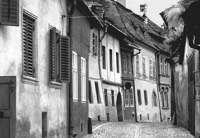
%> input picture 7-normalizedCuts/MatlabCode/Images/21.jpg (made grey), 200 x 138 px, given in place of 01.png, which was not available
$ octave script_hiero_HoGM.m   (GNU Octave 9; MATLAB toolbox functions it lacks are replaced by stand-ins)
%> lines starting %> are read from the running program, lines starting %| are printed output that depends on the picture; in (x1, y1, x2, y2) boxes, pixels count from 0 and x2, y2 are one past the last pixel; in counts of white or black regions, pixels touching at a corner belong together; the program's own positions count from 1; pictures that were not available may be replaced by others from this repository, and a replacement may not be noted
### 5-edge-gradient/computeGradientHistogram.m
function [ globalHisto ] = computeGradientHistogram( filename, numGridRows, numGridCols, nTheta  )
%COMPUTEGRADIENTHISTOGRAM Summary of this function goes here
%   Detailed explanation goes here

img = imread(filename);

[imgDx imgDy] = gaussgradient(img, 0.7);

imgMag = sqrt( imgDx.*imgDx + imgDy.*imgDy);

imgTheta = atan2(imgDy, imgDx);


imgQTheta = quantizeOrientation(imgTheta, nTheta);


% dividiamo in aree [n m]

gradHisto = zeros(nTheta, numGridRows*numGridCols);

for k=0:(numGridRows*numGridCols-1)

    [rMin, rMax, cMin, cMax] = gridBounds(size(imgMag),...
        numGridRows, numGridCols, k);

    gradHisto(:,k+1) = gradientHistogram(imgMag, imgQTheta, nTheta, ...
        rMin, cMin, rMax, cMax);

end

globalHisto = gradHisto(:);


end

### 5-edge-gradient/gaussgradient.m
function [gx,gy]=gaussgradient(IM,sigma)
%GAUSSGRADIENT Gradient using first order derivative of Gaussian.
%  [gx,gy]=gaussgradient(IM,sigma) outputs the gradient image gx and gy of
%  image IM using a 2-D Gaussian kernel. Sigma is the standard deviation of
%  this kernel along both directions.
%
%  Contributed by Guanglei Xiong (xgl99@mails.tsinghua.edu.cn)
%  at Tsinghua University, Beijing, China.

%determine the appropriate size of kernel. The smaller epsilon, the larger
%size.
epsilon=1e-2;
halfsize=ceil(sigma*sqrt(-2*log(sqrt(2*pi)*sigma*epsilon)));
size=2*halfsize+1;
disp(['Size of the Gaussian kernel window ' num2str(size)]);
%generate a 2-D Gaussian kernel along x direction
for i=1:size
    for j=1:size
        u=double([i-halfsize-1 j-halfsize-1]);
        hx(i,j)=gauss(u(1),sigma)*dgauss(u(2),sigma);
    end
end
hx=hx/sqrt(sum(sum(abs(hx).*abs(hx))));
%generate a 2-D Gaussian kernel along y direction
hy=hx';
%2-D filtering
%gx=imfilter(IM,hx,'replicate','conv');
%gy=imfilter(IM,hy,'replicate','conv');
gx=conv2(single(IM),single(hx),'same');
gy=conv2(single(IM),single(hy),'same');


function y = gauss(x,sigma)
%Gaussian
y = exp(-x^2/(2*sigma^2)) / (sigma*sqrt(2*pi));

function y = dgauss(x,sigma)
%first order derivative of Gaussian
y = -x * gauss(x,sigma) / sigma^2;

### 5-edge-gradient/quantizeOrientation.m
function [ imgQTheta ] = quantizeOrientation( imgTheta, nTheta )
%QUANTIZEORIENTATION Summary of this function goes here
%   Detailed explanation goes here

baseTheta = pi/single(nTheta);
imgQTheta = round(imgTheta ./ baseTheta);

% map negative index valjes to poisitive values
[row col] = find(imgQTheta < 0);

% remove negative values
% avoid use of for cycle using sub2ind
imgQTheta( sub2ind(size(imgQTheta), row, col) ) =  ...
    imgQTheta(sub2ind( size(imgQTheta), row, col)) + nTheta;


%map the nTheta index value to 0
[row col] = find(imgQTheta == nTheta);
imgQTheta( sub2ind(size(imgQTheta), row, col) ) = 0;

% apply a [5 5] median filter to smooth the image
imgQTheta = medfilt2(imgQTheta, [5, 5]);


end

### 5-edge-gradient/gridBounds.m
function [ rMin, rMax, cMin, cMax ] = gridBounds( size, numGridRows, numGridCols, k )
%GRIDBOUNDS Summary of this function goes here
%   Detailed explanation goes here

    deltaRows = uint16( floor(single(size(1,1)) / single(numGridRows)));
    deltaCols = uint16( floor(single(size(1,2)) / single(numGridCols)));


    gridCollIndex = mod(k, numGridCols);
    gridRowIndex = floor( single(k) / single(numGridCols));

    % WARNING gridCollIndex and gridRowIndex
    % takes values 0..gridCollIndex-1 0..gridRowIndex-1

    rMin = 1 + uint16(deltaRows) * uint16(gridRowIndex);
    rMax = rMin + deltaRows - 1;

    cMin = 1 + uint16(deltaCols) * uint16(gridCollIndex);
    cMax = cMin + deltaCols - 1;


end

### 5-edge-gradient/gradientHistogram.m
function [ gradHisto ] = gradientHistogram( imgMag, imgQTheta, nTheta, rMin, ...
                                                    cMin, rMax, cMax )
%GRADIENTHISTOGRAM Summary of this function goes here
%   Detailed explanation goes here

    threshold = 0.1;

    gradHisto = zeros(1,nTheta);
    for i=rMin:rMax
        for j=cMin:cMax

            if(imgMag(i,j) > threshold)
                gradHisto(imgQTheta(i,j)+1) = gradHisto(imgQTheta(i,j)+1) + imgMag(i,j);
            end

        end
    end
    gradHisto = gradHisto ./ sum(gradHisto(:));

end

### 5-edge-gradient/script_hiero_HoGM.m
galleryNames = { 'hiero_01/01.png';
'hiero_01/02.png';
'hiero_01/03.png';
'hiero_01/04.png';
'hiero_01/05.png';
'hiero_01/06.png';
'hiero_01/07.png';
'hiero_01/08.png';
'hiero_01/09.png';
'hiero_01/10.png';
'hiero_01/11.png';
'hiero_01/12.png';
'hiero_01/13.png';
'hiero_01/14.png';
'hiero_01/15.png';
'hiero_01/16.png';
'hiero_01/17.png';
'hiero_01/18.png';
'hiero_01/19.png';
'hiero_01/20.png';
'hiero_01/21.png';
'hiero_01/22.png'};

queryNames = { 'hiero_02/01.png';
'hiero_02/02.png';
'hiero_02/03.png';
'hiero_02/04.png';
'hiero_02/05.png';
'hiero_02/06.png';
'hiero_02/07.png';
'hiero_02/08.png';
'hiero_02/09.png';
'hiero_02/10.png';
'hiero_02/11.png';
'hiero_02/12.png';
'hiero_02/13.png';
'hiero_02/14.png';
'hiero_02/15.png';
'hiero_02/16.png';
'hiero_02/17.png';
'hiero_02/18.png';
'hiero_02/19.png';
};

numGridRows = 2;
numGridCols = 2;
nTheta = 6;

for kQuery = 1:size(queryNames, 1)
    % estrae il descrittore di una immagine di query
    HoGM_Qr = computeGradientHistogram(queryNames{kQuery}, numGridRows, numGridCols, nTheta)
%> in computeGradientHistogram, img is the input picture: size 138x200 uint8; min 14, max 255, mean 131.4
%> in gaussgradient, `gx=conv2(single(IM),single(hx),'same');`:
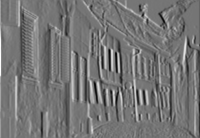
%> gx: size 138x200 single; min -259.5, max 301.7, mean -0.4; drawn with min black and max white
%> in gaussgradient, `gy=conv2(single(IM),single(hy),'same');`:
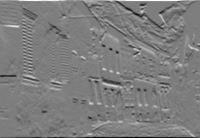
%> gy: size 138x200 single; min -281.6, max 287.8, mean 0; drawn with min black and max white
%> in computeGradientHistogram, `imgMag = sqrt( imgDx.*imgDx + imgDy.*imgDy);`:
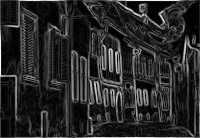
%> imgMag: size 138x200 single; min 1.58e-06, max 301.7, mean 49.2; drawn with min black and max white
%> in computeGradientHistogram, `imgTheta = atan2(imgDy, imgDx);`:
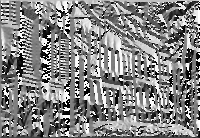
%> imgTheta: size 138x200 single; min -3.14, max 3.14, mean 0.139; drawn with min black and max white
%> in quantizeOrientation, `[row col] = find(imgQTheta < 0);`: row = 10850 values from 2 to 138; col = 10850 values from 1 to 200
%> in quantizeOrientation, `imgQTheta( sub2ind(size(imgQTheta), row, col) ) = imgQTheta(sub2ind( s..`:
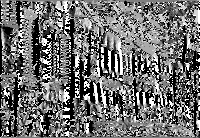
%> imgQTheta: size 138x200 single; min 0, max 6, mean 2.63; drawn with min black and max white
%> in quantizeOrientation, `[row col] = find(imgQTheta == nTheta);`: row = 2747 values from 2 to 137; col = 2747 values from 2 to 200
%> in quantizeOrientation, `imgQTheta( sub2ind(size(imgQTheta), row, col) ) = 0;`:
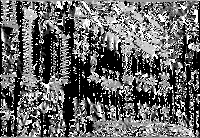
%> imgQTheta: size 138x200 single; 9.95% of pixels changed, all inside (x1, y1, x2, y2) = (1, 1, 200, 137); drawn with min black and max white
%> in quantizeOrientation, `imgQTheta = medfilt2(imgQTheta, [5, 5]);`:
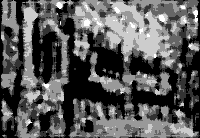
%> imgQTheta: size 138x200 single; min 0, max 5, mean 1.75; drawn with min black and max white
%> after the loop in computeGradientHistogram, `for k=0:(numGridRows*numGridCols-1)`: gradHisto = [0.442 0.271 0.533 0.426; 0.164 0.142 0.127 0.157; 0.086 0.155 0.118 0.136; 0.179 0.151 0.18 0.225; 0.117 0.254 0.0369 0.0563; 0.0121 0.0277 0.00436 0.000553]
%> in computeGradientHistogram, `globalHisto = gradHisto(:);`: globalHisto = 24 values, max 0.533 at index 13, min 0.000553 at index 24, mean 0.167
%> HoGM_Qr has the same summary as globalHisto in computeGradientHistogram

    for kGallery = 1:size(galleryNames, 1)
        % legge una immagine dal dataset di gallery
        HoGM_Glr = computeGradientHistogram(galleryNames{kGallery}, numGridRows, numGridCols, nTheta)
%> HoGM_Glr has the same summary as globalHisto in computeGradientHistogram

        % calcola la distanza i due istogrammi
        d = norm(double(HoGM_Qr)-double(HoGM_Glr));
%> d = 0
%> the run ends on the next line

$ run again, on 7-normalizedCuts/MatlabCode/Images/img1.jpg (made grey)
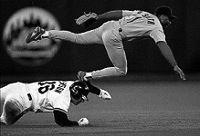
%> input picture 7-normalizedCuts/MatlabCode/Images/img1.jpg (made grey), 200 x 136 px, given in place of 01.png, which was not available
%> in computeGradientHistogram, img is the input picture: size 136x200 uint8; min 0, max 254, mean 71.5
%> in computeGradientHistogram, `imgTheta = atan2(imgDy, imgDx);`:
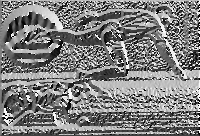
%> imgTheta: size 136x200 single; min -3.14, max 3.14, mean -0.00516; drawn with min black and max white
%> in quantizeOrientation, `[row col] = find(imgQTheta < 0);`: row = 12814 values from 2 to 136; col = 12814 values from 1 to 200
%> in quantizeOrientation, `[row col] = find(imgQTheta == nTheta);`: row = 902 values from 2 to 134; col = 902 values from 3 to 200
%> in quantizeOrientation, `imgQTheta = medfilt2(imgQTheta, [5, 5]);`:
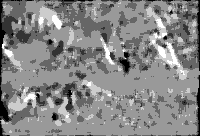
%> imgQTheta: size 136x200 single; min 0, max 5, mean 2.65; drawn with min black and max white
%> after the loop in computeGradientHistogram, `for k=0:(numGridRows*numGridCols-1)`: gradHisto = [0.0226 0.043 0.0631 0.0729; 0.114 0.0449 0.109 0.0278; 0.299 0.233 0.256 0.157; 0.435 0.449 0.435 0.631; 0.0904 0.127 0.117 0.0984; 0.0391 0.103 0.0196 0.0133]
%> globalHisto = 24 values, max 0.631 at index 22, min 0.0133 at index 24, mean 0.167
%> HoGM_Qr has the same summary as globalHisto in computeGradientHistogram
%> HoGM_Glr has the same summary as globalHisto in computeGradientHistogram
%> d = 0

$ run again, on 7-normalizedCuts/MatlabCode/Images/img11.jpg (made grey)
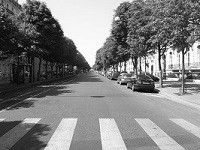
%> input picture 7-normalizedCuts/MatlabCode/Images/img11.jpg (made grey), 200 x 150 px, given in place of 01.png, which was not available
%> in computeGradientHistogram, img is the input picture: size 150x200 uint8; min 0, max 255, mean 128.2
%> in computeGradientHistogram, `imgTheta = atan2(imgDy, imgDx);`:
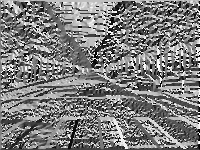
%> imgTheta: size 150x200 single; min -3.14, max 3.14, mean -0.0474; drawn with min black and max white
%> in quantizeOrientation, `[row col] = find(imgQTheta < 0);`: row = 14384 values from 2 to 150; col = 14384 values from 1 to 200
%> in quantizeOrientation, `[row col] = find(imgQTheta == nTheta);`: row = 1101 values from 2 to 149; col = 1101 values from 2 to 200
%> in quantizeOrientation, `imgQTheta = medfilt2(imgQTheta, [5, 5]);`:
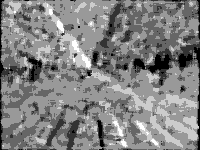
%> imgQTheta: size 150x200 single; min 0, max 5, mean 2.57; mean of the top-left, top-right, bottom-left and bottom-right quarters 2.75, 2.07, 2.45, 3.01; drawn with min black and max white
%> after the loop in computeGradientHistogram, `for k=0:(numGridRows*numGridCols-1)`: gradHisto = [0.0531 0.13 0.0471 0.0871; 0.0903 0.196 0.136 0.0429; 0.224 0.389 0.278 0.156; 0.382 0.265 0.514 0.516; 0.161 0.0204 0.0248 0.166; 0.0897 0 0 0.0315]
%> globalHisto = 24 values, max 0.516 at index 22, min 0 at index 12, mean 0.167
%> HoGM_Qr has the same summary as globalHisto in computeGradientHistogram
%> HoGM_Glr has the same summary as globalHisto in computeGradientHistogram
%> d = 0
